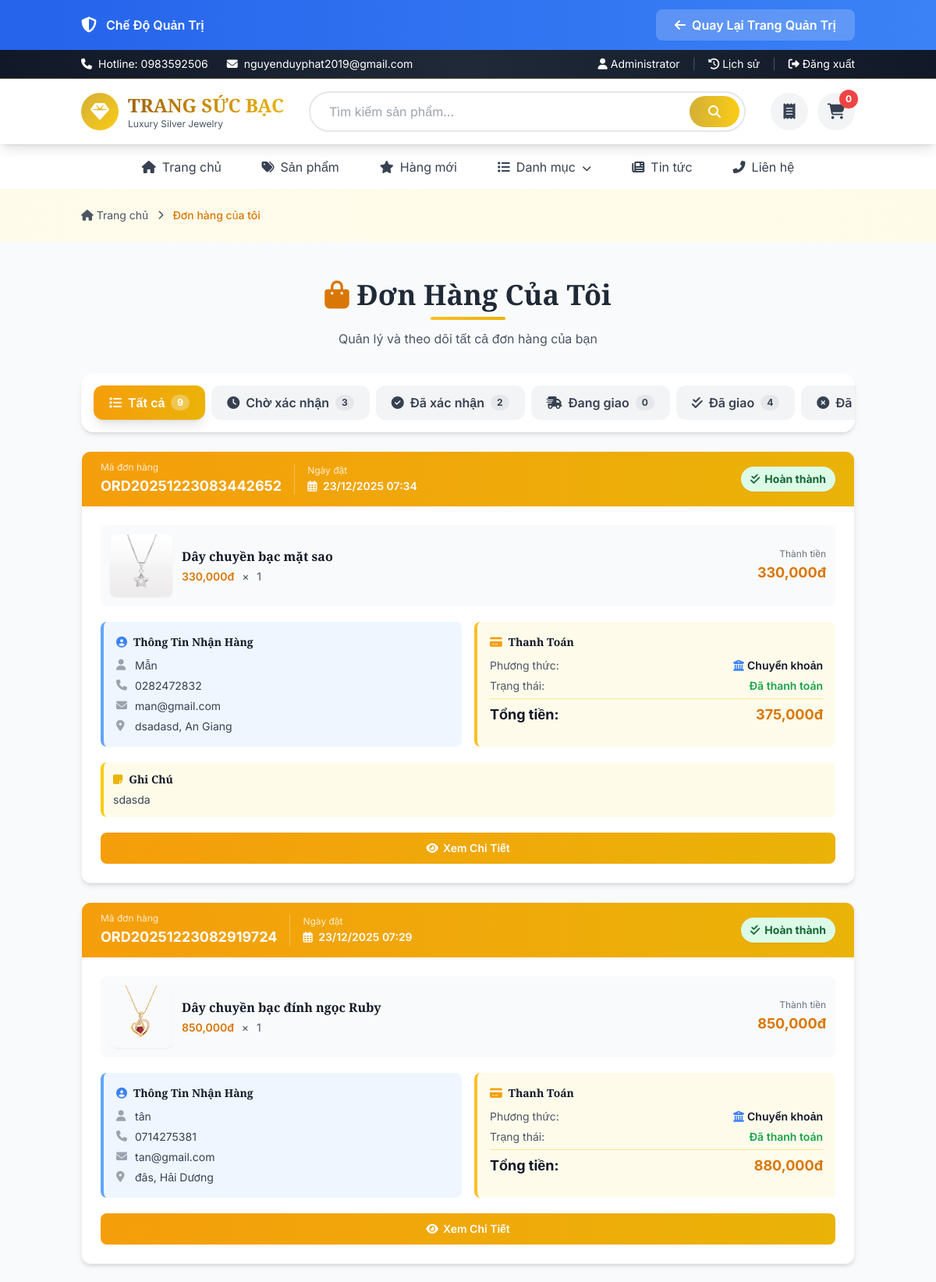
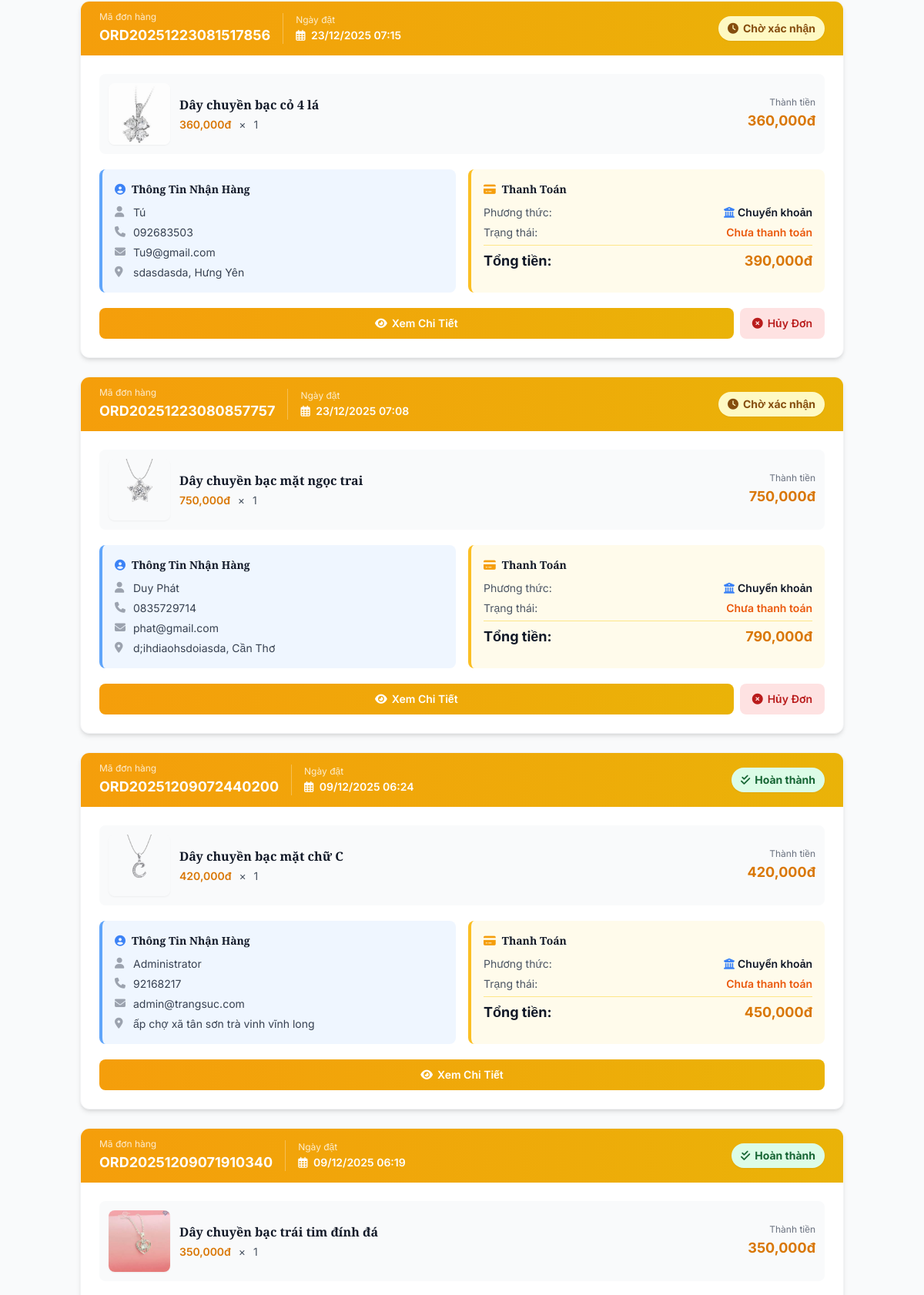
Screenshot of /orders.php (signed in, upper part) with the database file from the repository (2 pictures, top to bottom).
### tables this page shows
CREATE TABLE `orders` (
  `id` int(11) NOT NULL,
  `user_id` int(11) DEFAULT NULL,
  `order_code` varchar(50) NOT NULL,
  `fullname` varchar(100) NOT NULL,
  `email` varchar(100) NOT NULL,
  `phone` varchar(20) NOT NULL,
  `address` text NOT NULL,
  `note` text DEFAULT NULL,
  `total_amount` decimal(10,2) NOT NULL,
  `payment_method` varchar(50) DEFAULT 'cod',
  `payment_status` enum('pending','paid','failed') DEFAULT 'pending',
  `order_status` enum('pending','confirmed','shipping','completed','cancelled') DEFAULT 'pending',
  `created_at` timestamp NOT NULL DEFAULT current_timestamp(),
  `updated_at` timestamp NOT NULL DEFAULT current_timestamp() ON UPDATE current_timestamp(),
  `transfer_proof` varchar(255) DEFAULT NULL,
  `transfer_amount` decimal(10,2) DEFAULT NULL,
  `transfer_date` datetime DEFAULT NULL,
  `bank_name` varchar(100) DEFAULT NULL,
  `transaction_id` varchar(100) DEFAULT NULL,
  `customer_confirmed_at` datetime DEFAULT NULL,
  `confirmed_by` int(11) DEFAULT NULL,
  `confirmed_at` datetime DEFAULT NULL
);

CREATE TABLE `order_details` (
  `id` int(11) NOT NULL,
  `order_id` int(11) NOT NULL,
  `product_id` int(11) NOT NULL,
  `product_name` varchar(255) NOT NULL,
  `product_image` varchar(255) DEFAULT NULL,
  `price` decimal(10,2) NOT NULL,
  `quantity` int(11) NOT NULL,
  `total` decimal(10,2) NOT NULL
);

### orders.php (the view, shortened to what the rows shown need)
<?php
require_once 'includes/config.php';
$user_id = $_SESSION['user_id'];
$status_filter = isset($_GET['status']) ? $_GET['status'] : '';
$where_status = $status_filter ? "AND order_status = '$status_filter'" : '';
$sql = "SELECT * FROM orders WHERE user_id = $user_id $where_status ORDER BY created_at DESC";
$orders_query = mysqli_query($conn, $sql);
$orders = $orders_query;
include 'includes/header.php';
?>
<div class="bg-gray-50 py-8 lg:py-12">
    <div class="container mx-auto px-4">
        <div class="max-w-7xl mx-auto">
            <div class="text-center mb-8">
                <h1 class="text-3xl lg:text-4xl font-bold text-gray-800 mb-2">
                    <i class="fas fa-shopping-bag text-amber-600"></i> Đơn Hàng Của Tôi
                </h1>
            </div>
            <?php if (mysqli_num_rows($orders) > 0): ?>
                <div class="space-y-6">
                    <?php while($order = mysqli_fetch_assoc($orders)): ?>
                        <?php
                        $order_id = $order['id'];
                        $details_sql = "SELECT * FROM order_details WHERE order_id = $order_id";
                        $details = mysqli_query($conn, $details_sql);
                        $status_colors = [
                            'pending' => ['bg' => 'bg-yellow-100', 'text' => 'text-yellow-800', 'border' => 'border-yellow-300', 'icon' => 'fa-clock'],
                            'confirmed' => ['bg' => 'bg-blue-100', 'text' => 'text-blue-800', 'border' => 'border-blue-300', 'icon' => 'fa-check-circle'],
                            'shipping' => ['bg' => 'bg-purple-100', 'text' => 'text-purple-800', 'border' => 'border-purple-300', 'icon' => 'fa-shipping-fast'],
                            'completed' => ['bg' => 'bg-green-100', 'text' => 'text-green-800', 'border' => 'border-green-300', 'icon' => 'fa-check-double'],
                            'cancelled' => ['bg' => 'bg-red-100', 'text' => 'text-red-800', 'border' => 'border-red-300', 'icon' => 'fa-times-circle']
                        ];
                        $order_status = isset($order['order_status']) && !empty($order['order_status']) ? $order['order_status'] : 'pending';
                        $color = $status_colors[$order_status] ?? $status_colors['pending'];
                        $status_names = [
                            'pending' => 'Chờ xác nhận',
                            'confirmed' => 'Đã xác nhận',
                            'shipping' => 'Đang giao hàng',
                            'completed' => 'Hoàn thành',
                            'cancelled' => 'Đã hủy'
                        ];
                        $status_text = $status_names[$order_status] ?? 'Chờ xác nhận';
                        ?>
                        <div class="bg-white rounded-xl shadow-md overflow-hidden hover:shadow-lg transition-all duration-300 border border-gray-100">
                            <div class="bg-gradient-to-r from-amber-500 to-yellow-500 px-4 lg:px-6 py-3">
                                <div class="flex flex-wrap items-center justify-between gap-3">
                                    <div class="flex items-center gap-3 lg:gap-4">
                                        <div>
                                            <p class="text-xs text-white/80 mb-0.5">Mã đơn hàng</p>
                                            <p class="font-bold text-white text-base lg:text-lg"><?php echo $order['order_code']; ?></p>
                                        </div>
                                        <div>
                                            <p class="text-xs text-white/80 mb-0.5">Ngày đặt</p>
                                            <p class="font-semibold text-white text-sm">
                                                <i class="far fa-calendar-alt mr-1"></i>
                                                <?php echo date('d/m/Y H:i', strtotime($order['created_at'])); ?>
                                            </p>
                                        </div>
                                    </div>
                                    <div>
                                        <span class="<?php echo $color['bg']; ?> <?php echo $color['text']; ?> px-3 py-1.5 rounded-full font-bold text-xs lg:text-sm inline-flex items-center shadow-sm">
                                            <i class="fas <?php echo $color['icon']; ?> mr-1.5"></i>
                                            <?php echo $status_text; ?>
                                        </span>
                                    </div>
                                </div>
                            </div>
                            <div class="p-4 lg:p-6">
                                <div class="space-y-3 mb-5">
                                    <?php while($item = mysqli_fetch_assoc($details)): ?>
                                    <div class="flex items-center gap-3 p-3 bg-gray-50 rounded-lg hover:bg-amber-50 transition">
                                        <img src="<?php echo BASE_URL; ?>assets/images/products/<?php echo $item['product_image']; ?>"
                                             alt="<?php echo $item['product_name']; ?>"
                                             class="w-16 h-16 lg:w-20 lg:h-20 object-cover rounded-lg shadow-sm">
                                        <div class="flex-1 min-w-0">
                                            <h4 class="font-semibold text-gray-900 mb-1 text-sm lg:text-base line-clamp-2"><?php echo $item['product_name']; ?></h4>
                                            <p class="text-xs lg:text-sm text-gray-600">
                                                <span class="font-semibold text-amber-600"><?php echo number_format($item['price']); ?>đ</span>
                                                <span class="mx-1.5">×</span>
                                                <span><?php echo $item['quantity']; ?></span>
                                            </p>
                                        </div>
                                        <div class="text-right flex-shrink-0">
                                            <p class="text-xs text-gray-500 mb-0.5">Thành tiền</p>
                                            <p class="font-bold text-base lg:text-lg text-amber-600"><?php echo number_format($item['total']); ?>đ</p>
                                        </div>
                                    </div>
                                    <?php endwhile; ?>
                                </div>
                                <div class="grid md:grid-cols-2 gap-4 mb-5">
                                    <div class="bg-blue-50 rounded-lg p-4 border-l-4 border-blue-400">
                                        <h4 class="font-bold text-gray-900 mb-2.5 flex items-center text-sm">
                                            <i class="fas fa-user-circle text-blue-500 mr-2"></i>
                                            Thông Tin Nhận Hàng
                                        </h4>
                                        <div class="space-y-1.5 text-xs lg:text-sm">
                                            <p class="flex items-start gap-2">
                                                <i class="fas fa-user text-gray-400 w-4 mt-0.5 flex-shrink-0"></i>
                                                <span class="text-gray-700"><?php echo $order['fullname']; ?></span>
                                            </p>
                                            <p class="flex items-start gap-2">
                                                <i class="fas fa-phone text-gray-400 w-4 mt-0.5 flex-shrink-0"></i>
                                                <span class="text-gray-700"><?php echo $order['phone']; ?></span>
                                            </p>
                                            <p class="flex items-start gap-2">
                                                <i class="fas fa-envelope text-gray-400 w-4 mt-0.5 flex-shrink-0"></i>
                                                <span class="text-gray-700 break-all"><?php echo $order['email']; ?></span>
                                            </p>
                                            <p class="flex items-start gap-2">
                                                <i class="fas fa-map-marker-alt text-gray-400 w-4 mt-0.5 flex-shrink-0"></i>
                                                <span class="text-gray-700"><?php echo $order['address']; ?></span>
                                            </p>
                                        </div>
                                    </div>
                                    <div class="bg-amber-50 rounded-lg p-4 border-l-4 border-amber-400">
                                        <h4 class="font-bold text-gray-900 mb-2.5 flex items-center text-sm">
                                            <i class="fas fa-credit-card text-amber-500 mr-2"></i>
                                            Thanh Toán
                                        </h4>
                                        <div class="space-y-1.5 text-xs lg:text-sm">
                                            <p class="flex justify-between items-center">
                                                <span class="text-gray-600">Phương thức:</span>
                                                <span class="font-semibold text-gray-900">
                                                    <?php
                                                    echo $order['payment_method'] == 'cod'
                                                        ? '<i class="fas fa-money-bill-wave mr-1 text-green-500"></i>COD'
                                                        : '<i class="fas fa-university mr-1 text-blue-500"></i>Chuyển khoản';
                                                    ?>
                                                </span>
                                            </p>
                                            <p class="flex justify-between items-center">
                                                <span class="text-gray-600">Trạng thái:</span>
                                                <span class="font-semibold <?php echo $order['payment_status'] == 'paid' ? 'text-green-600' : 'text-orange-600'; ?>">
                                                    <?php echo $order['payment_status'] == 'paid' ? 'Đã thanh toán' : 'Chưa thanh toán'; ?>
                                                </span>
                                            </p>
                                            <div class="border-t border-amber-200 my-2"></div>
                                            <p class="flex justify-between items-center text-base lg:text-lg">
                                                <span class="font-bold text-gray-900">Tổng tiền:</span>
                                                <span class="font-bold text-amber-600"><?php echo number_format($order['total_amount']); ?>đ</span>
                                            </p>
                                        </div>
                                    </div>
                                </div>
                                <?php if ($order['note']): ?>
                                <div class="bg-yellow-50 rounded-lg p-3 border-l-4 border-yellow-400 mb-5">
                                    <h4 class="font-bold text-gray-900 mb-1.5 flex items-center text-sm">
                                        <i class="fas fa-sticky-note text-yellow-500 mr-2"></i>
                                        Ghi Chú
                                    </h4>
                                    <p class="text-gray-700 text-xs lg:text-sm"><?php echo nl2br($order['note']); ?></p>
                                </div>
                                <?php endif; ?>
                                <div class="flex flex-wrap gap-2">
                                    <a href="order-detail.php?code=<?php echo $order['order_code']; ?>"
                                       class="flex-1 bg-gradient-to-r from-amber-500 to-yellow-500 text-white px-4 py-2.5 rounded-lg font-semibold hover:shadow-lg transition text-center text-sm">
                                        <i class="fas fa-eye mr-1.5"></i>Xem Chi Tiết
                                    </a>
                                    <?php if ($order_status == 'pending'): ?>
                                    <button onclick="if(confirm('Bạn có chắc muốn hủy đơn hàng này?')) window.location.href='cancel-order.php?code=<?php echo $order['order_code']; ?>'"
                                            class="bg-red-100 text-red-700 px-4 py-2.5 rounded-lg font-semibold hover:bg-red-200 transition text-sm">
                                        <i class="fas fa-times-circle mr-1.5"></i>Hủy Đơn
                                    </button>
                                    <?php endif; ?>
                                </div>
                            </div>
                        </div>
                    <?php endwhile; ?>
                </div>
            <?php endif; ?>
        </div>
    </div>
</div>
<?php include 'includes/footer.php'; ?>

### rows the page displays
orders: order_code "ORD20251223083442652", created_at "23/12/2025 07:34", order_status "Hoàn thành", fullname "Mẫn", phone "0282472832", email "man@gmail.com", address "dsadasd, An Giang", payment_method "Chuyển khoản", payment_status "Đã thanh toán", total_amount "375,000", note "sdasda"
order_details: product_image (picture), product_name "Dây chuyền bạc mặt sao", price "330,000", quantity "1", total "330,000"
orders: order_code "ORD20251223082919724", created_at "23/12/2025 07:29", order_status "Hoàn thành", fullname "tân", phone "0714275381", email "tan@gmail.com", address "đâs, Hải Dương", payment_method "Chuyển khoản", payment_status "Đã thanh toán", total_amount "880,000"
order_details: product_image (picture), product_name "Dây chuyền bạc đính ngọc Ruby", price "850,000", quantity "1", total "850,000"
orders: order_code "ORD20251223081517856", created_at "23/12/2025 07:15", order_status "Chờ xác nhận", fullname "Tú", phone "092683503", email "Tu9@gmail.com", address "sdasdasda, Hưng Yên", payment_method "Chuyển khoản", payment_status "Chưa thanh toán", total_amount "390,000"
order_details: product_image (picture), product_name "Dây chuyền bạc cỏ 4 lá", price "360,000", quantity "1", total "360,000"
orders: order_code "ORD20251223080857757", created_at "23/12/2025 07:08", order_status "Chờ xác nhận", fullname "Duy Phát", phone "0835729714", email "phat@gmail.com", address "d;ihdiaohsdoiasda, Cần Thơ", payment_method "Chuyển khoản", payment_status "Chưa thanh toán", total_amount "790,000"
order_details: product_image (picture), product_name "Dây chuyền bạc mặt ngọc trai", price "750,000", quantity "1", total "750,000"
orders: order_code "ORD20251209072440200", created_at "09/12/2025 06:24", order_status "Hoàn thành", fullname "Administrator", phone "92168217", email "admin@trangsuc.com", address "ấp chợ xã tân sơn trà vinh vĩnh long", payment_method "Chuyển khoản", payment_status "Chưa thanh toán", total_amount "450,000"
order_details: product_image (picture), product_name "Dây chuyền bạc mặt chữ C", price "420,000", quantity "1", total "420,000"
orders: order_code "ORD20251209071910340", created_at "09/12/2025 06:19", order_status "Hoàn thành"
order_details: product_image (picture), product_name "Dây chuyền bạc trái tim đính đá", price "350,000", quantity "1", total "350,000"

### other values shown
$_SESSION['user_name'] "Administrator"
$cart_total "0"
$count_result['total'] "9"
$count_result['pending'] "3"
$count_result['confirmed'] "2"
$count_result['shipping'] "0"
$count_result['completed'] "4"
